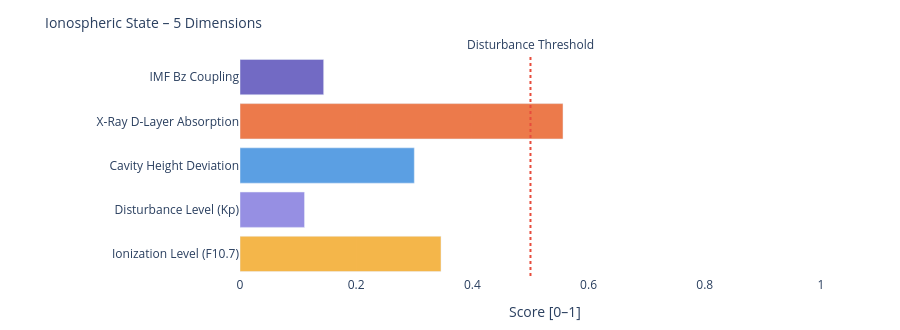

Here is the notebook cell this chart was saved with:
### Markdown cell above
---
### 📐 Systemic Insight: Geometric Cavity vs. Real Schumann Resonance

**Relevant for:** Layer 6 = delta analysis &nbsp;|&nbsp; Layer 7 = feature vector / system interpretation

A cavity height change from 80 km to 70 km shifts the **idealized geometric frequencies** only minimally:

| Modus | Aktuell | Referenz | Δ |
|-------|---------|----------|---|
| SR-1 | 10.4762 Hz | 10.4599 Hz | +16 mHz |
| SR-2 | 18.1452 Hz | 18.1171 Hz | +28 mHz |
| SR-3 | 25.6612 Hz | 25.6215 Hz | +40 mHz |
| SR-4 | 33.1285 Hz | 33.0772 Hz | +51 mHz |

The geometric effect is limited because 10 km is very small compared to Earth's radius (~6371 km).

**Consequence:** Real Schumann deviations are likely driven more strongly by **conductivity, damping, day/night structure, lightning distribution and source geometry** than by pure cavity height.

---

**Layer 6 compares:**
```
geometric Δ from Layer 4  vs.  observed Δ from real Schumann measurement data
```

**Layer 7 Feature:**
```
If real Δ >> geometric Δ  →  non-geometric factors dominant
```

### Code cell
# ============================================================
# IONOSPHERIC STATE – Summary gauge
# Five dimensions: ionization, disturbance, cavity height, X-Ray, Bz coupling
# ============================================================

def norm(v, lo, hi):
    if v is None: return None
    return round(max(0.0, min(1.0, (v - lo) / (hi - lo))), 3)

# Ionization level (F10.7 → F2-Layer)
ioniz = norm(f107_val, 60, 250)

# Disturbance level (Kp → E/F-Layer irregularities)
disturb = norm(kp_val, 0, 9)

# Cavity height deviation from reference (80 km)
h_dev = norm(abs(h_eff - 80), 0, 20)

# X-Ray ionization (D-Layer absorption)
xray_ioniz = None
if xray_now is not None:
    xray_ioniz = norm(math.log10(max(xray_now, 1e-9)) + 9, 0, 5)

# Bz coupling (southward Bz → stronger magnetosphere-ionosphere coupling)
bz_coupling = norm(-(bz_now or 0), -5, 30) if bz_now is not None else None

dims = [
    ('Ionization Level (F10.7)',    ioniz,      '#F2A623'),
    ('Disturbance Level (Kp)',      disturb,    '#7F77DD'),
    ('Cavity Height Deviation',     h_dev,      '#378ADD'),
    ('X-Ray D-Layer Absorption',    xray_ioniz, '#E85D24'),
    ('IMF Bz Coupling',             bz_coupling,'#534AB7'),
]

fig = go.Figure()
for name, val, col in dims:
    if val is not None:
        h = int(val * 20)
        bar = '█' * h + '░' * (20 - h)
        label = f'{name}:  {bar}  {val:.3f}'
    else:
        label = f'{name}:  {"─" * 20}  n/a'
    fig.add_trace(go.Bar(
        x=[val if val is not None else 0],
        y=[name],
        orientation='h',
        marker_color=col, opacity=0.82,
        showlegend=False
    ))

fig.add_vline(x=0.5, line_dash='dot', line_color='#e74c3c',
              annotation_text='Disturbance Threshold', annotation_position='top')
fig.update_layout(
    title=dict(text='Ionospheric State – 5 Dimensions', font=dict(size=14)),
    xaxis=dict(title='Score [0–1]', range=[0, 1.05]),
    height=330, plot_bgcolor='rgba(0,0,0,0)', paper_bgcolor='rgba(0,0,0,0)',
    margin=dict(l=240, r=50, t=55, b=40)
)
fig.show()

print(f'\nIonospheric state:')
for name, val, _ in dims:
    print(f'  {name:<35} {val:.3f}' if val is not None else f'  {name:<35} n/a')

### Figure 1 — Plotly figure (JSON) as saved in the notebook; plotly's stock layout.template omitted (floating-point values rounded to 4 significant figures)
{"data": [{"marker": {"color": "#F2A623"}, "opacity": 0.82, "orientation": "h", "showlegend": false, "type": "bar", "x": [0.346], "y": ["Ionization Level (F10.7)"]}, {"marker": {"color": "#7F77DD"}, "opacity": 0.82, "orientation": "h", "showlegend": false, "type": "bar", "x": [0.111], "y": ["Disturbance Level (Kp)"]}, {"marker": {"color": "#378ADD"}, "opacity": 0.82, "orientation": "h", "showlegend": false, "type": "bar", "x": [0.3], "y": ["Cavity Height Deviation"]}, {"marker": {"color": "#E85D24"}, "opacity": 0.82, "orientation": "h", "showlegend": false, "type": "bar", "x": [0.556], "y": ["X-Ray D-Layer Absorption"]}, {"marker": {"color": "#534AB7"}, "opacity": 0.82, "orientation": "h", "showlegend": false, "type": "bar", "x": [0.144], "y": ["IMF Bz Coupling"]}], "layout": {"annotations": [{"showarrow": false, "text": "Disturbance Threshold", "x": 0.5, "xanchor": "center", "xref": "x", "y": 1, "yanchor": "bottom", "yref": "y domain"}], "height": 330, "margin": {"b": 40, "l": 240, "r": 50, "t": 55}, "paper_bgcolor": "rgba(0,0,0,0)", "plot_bgcolor": "rgba(0,0,0,0)", "shapes": [{"line": {"color": "#e74c3c", "dash": "dot"}, "type": "line", "x0": 0.5, "x1": 0.5, "xref": "x", "y0": 0, "y1": 1, "yref": "y domain"}], "title": {"font": {"size": 14}, "text": "Ionospheric State – 5 Dimensions"}, "xaxis": {"range": [0, 1.05], "title": {"text": "Score [0–1]"}}}}
